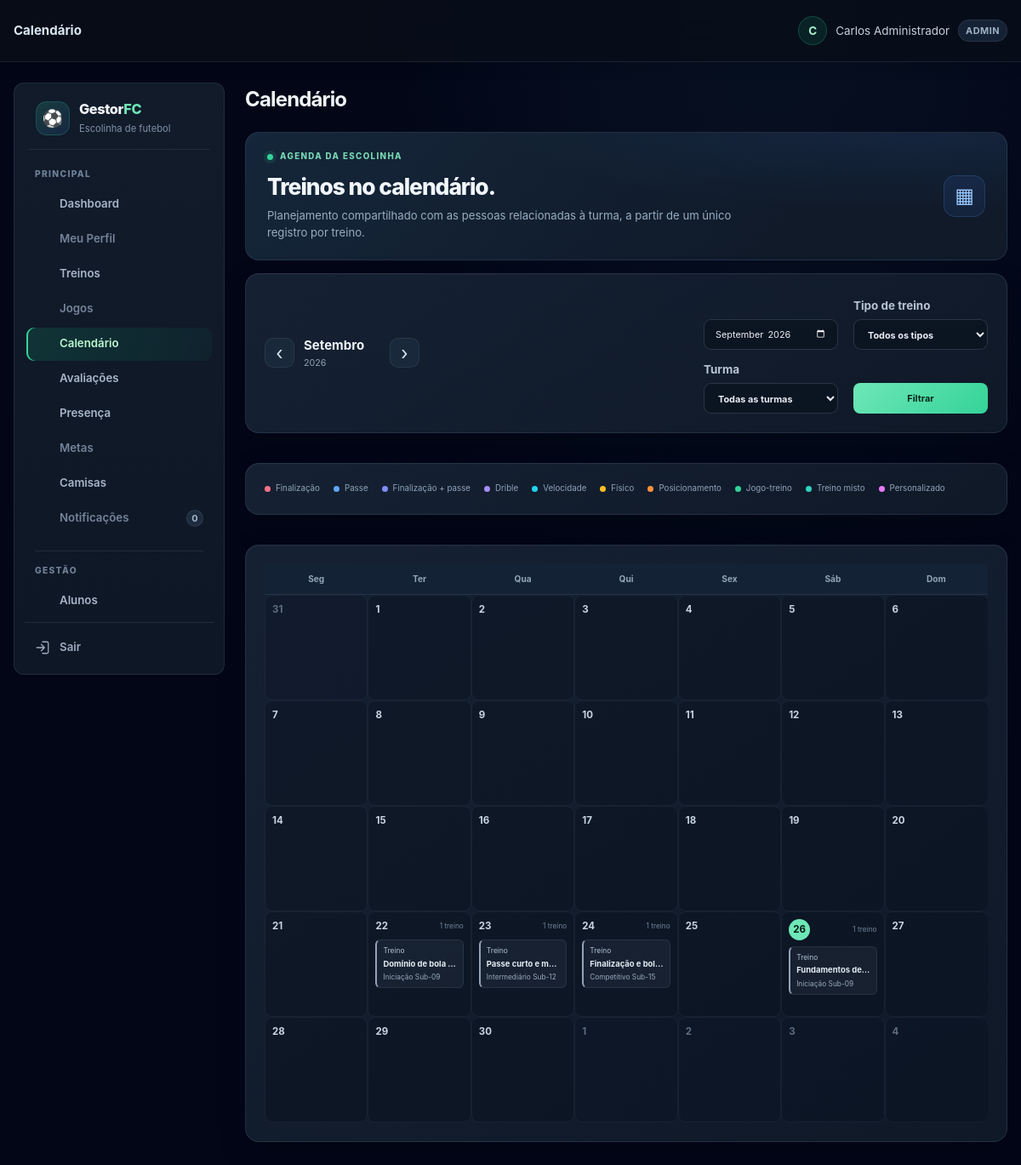
/calendario.php (signed in), run on the app's committed database.
### tables this page shows
CREATE TABLE TB_AULA (
    COD_AULA INT AUTO_INCREMENT PRIMARY KEY,
    COD_TURMA INT NOT NULL,
    DATA_AULA DATE NOT NULL,
    TEMA_TREINO VARCHAR(100) DEFAULT 'Fundamentos e Coletivo',
    HORARIO TIME NULL,
    OBJETIVO TEXT NULL,
    EXERCICIOS TEXT NULL,
    TIPO_TREINO VARCHAR(30) NULL,
    ATRIBUTOS_AVALIAVEIS_JSON JSON NULL,
    OBSERVACAO TEXT NULL,
    CRIADO_EM TIMESTAMP DEFAULT CURRENT_TIMESTAMP,
    FOREIGN KEY (COD_TURMA) REFERENCES TB_TURMA(COD_TURMA) ON DELETE CASCADE
);

CREATE TABLE TB_TURMA (
    COD_TURMA INT AUTO_INCREMENT PRIMARY KEY,
    COD_ESCOLINHA INT NOT NULL,
    COD_PROFESSOR INT NULL,
    NOME VARCHAR(50) NOT NULL,
    FAIXA_ETARIA VARCHAR(30) NOT NULL,
    DIAS_TREINO VARCHAR(100) NOT NULL,
    HORARIO VARCHAR(50) NOT NULL,
    CAPACIDADE INT DEFAULT 25,
    ATIVA TINYINT(1) DEFAULT 1,
    CRIADO_EM TIMESTAMP DEFAULT CURRENT_TIMESTAMP,
    FOREIGN KEY (COD_ESCOLINHA) REFERENCES TB_ESCOLINHA(COD_ESCOLINHA) ON DELETE CASCADE,
    FOREIGN KEY (COD_PROFESSOR) REFERENCES TB_USUARIO(COD_USUARIO) ON DELETE SET NULL
);

### includes/helpers.php (called while the page is built, shortened)
<?php
function e($value) {
    return htmlspecialchars((string) $value, ENT_QUOTES, 'UTF-8');
}

### includes/avaliacao_helpers.php (called while the page is built, shortened)
<?php
function avaliacaoCatalogoAtributos() {
    return [
        'velocidade' => 'Velocidade',
        'finalizacao' => 'Finalização',
        'passe' => 'Passe',
        'drible' => 'Drible',
        'fisico' => 'Físico',
        'posicionamento' => 'Posicionamento'
    ];
}
function avaliacaoTiposTreino() {
    return [
        'VELOCIDADE' => ['nome' => 'Velocidade', 'atributos' => ['velocidade']],
        'FINALIZACAO' => ['nome' => 'Finalização', 'atributos' => ['finalizacao']],
        'PASSE' => ['nome' => 'Passe', 'atributos' => ['passe']],
        'FINALIZACAO_PASSE' => ['nome' => 'Finalização + Passe', 'atributos' => ['finalizacao', 'passe']],
        'DRIBLE' => ['nome' => 'Drible', 'atributos' => ['drible']],
        'FISICO' => ['nome' => 'Preparação física', 'atributos' => ['fisico']],
        'POSICIONAMENTO' => ['nome' => 'Posicionamento', 'atributos' => ['posicionamento']],
        'JOGO_TREINO' => ['nome' => 'Jogo-treino', 'atributos' => array_keys(avaliacaoCatalogoAtributos())],
        'TREINO_MISTO' => ['nome' => 'Treino misto', 'atributos' => array_keys(avaliacaoCatalogoAtributos())],
        'TECNICO_GERAL' => ['nome' => 'Fundamentos gerais', 'atributos' => array_keys(avaliacaoCatalogoAtributos())],
        'PERSONALIZADO' => ['nome' => 'Personalizado', 'atributos' => null]
    ];
}

### calendario.php (the view, shortened to what this page needs)
<?php
require_once __DIR__ . '/includes/layout.php';
require_once __DIR__ . '/includes/avaliacao_helpers.php';
$db = getDB();
$escolinha = currentEscolinhaId();
$mesInformado = (string) ($_GET['mes'] ?? date('Y-m'));
$mesValido = DateTime::createFromFormat('!Y-m', $mesInformado);
$mesAtual = $mesValido && $mesValido->format('Y-m') === $mesInformado ? $mesValido : new DateTime('first day of this month');
$inicioMes = (clone $mesAtual)->modify('first day of this month');
$fimMes = (clone $inicioMes)->modify('last day of this month');
$inicioGrade = (clone $inicioMes)->modify('monday this week');
$fimGrade = (clone $fimMes)->modify('sunday this week');
$mesAnterior = (clone $inicioMes)->modify('-1 month')->format('Y-m');
$mesProximo = (clone $inicioMes)->modify('+1 month')->format('Y-m');
$tipos = avaliacaoTiposTreino();
$filtroTipo = (string) ($_GET['tipo'] ?? '');
if (!isset($tipos[$filtroTipo])) $filtroTipo = '';
$filtroTurma = (int) ($_GET['turma'] ?? 0);
$sqlEventos =
    'SELECT a.COD_AULA, a.DATA_AULA, TIME_FORMAT(a.HORARIO, "%H:%i") AS HORARIO,
            a.TEMA_TREINO, a.TIPO_TREINO, a.OBJETIVO, a.EXERCICIOS, a.OBSERVACAO,
            t.COD_TURMA, t.NOME AS TURMA, t.FAIXA_ETARIA, u.NOME AS PROFESSOR
     FROM TB_AULA a
     JOIN TB_TURMA t ON t.COD_TURMA = a.COD_TURMA
     LEFT JOIN TB_USUARIO u ON u.COD_USUARIO = t.COD_PROFESSOR
     WHERE t.COD_ESCOLINHA = ? AND t.ATIVA = 1 AND a.DATA_AULA BETWEEN ? AND ?';
$parametrosEventos = [$escolinha, $inicioGrade->format('Y-m-d'), $fimGrade->format('Y-m-d')];
$sqlEventos .= ' ORDER BY a.DATA_AULA, a.HORARIO, a.COD_AULA';
$consulta = $db->prepare($sqlEventos);
$consulta->execute($parametrosEventos);
$eventos = $consulta->fetchAll();
$eventosPorDia = [];
foreach ($eventos as $evento) {
    $eventosPorDia[$evento['DATA_AULA']][] = $evento;
}
$dias = [];
$cursor = clone $inicioGrade;
while ($cursor <= $fimGrade) {
    $data = $cursor->format('Y-m-d');
    $dias[] = ['data' => clone $cursor, 'eventos' => $eventosPorDia[$data] ?? []];
    $cursor = $cursor->modify('+1 day');
}
$nomesMeses = [1 => 'Janeiro', 2 => 'Fevereiro', 3 => 'Março', 4 => 'Abril', 5 => 'Maio', 6 => 'Junho', 7 => 'Julho', 8 => 'Agosto', 9 => 'Setembro', 10 => 'Outubro', 11 => 'Novembro', 12 => 'Dezembro'];
$nomesDias = ['Seg', 'Ter', 'Qua', 'Qui', 'Sex', 'Sáb', 'Dom'];
?>
<div class="calendario-page">
    <header class="calendario-hero"><div><p class="calendario-kicker"><span></span> AGENDA DA ESCOLINHA</p><h2>Treinos no calendário.</h2><p>Planejamento compartilhado com as pessoas relacionadas à turma, a partir de um único registro por treino.</p></div><span class="calendario-hero-icon" aria-hidden="true">▦</span></header>
    <section class="calendario-toolbar">
        <div class="calendario-navegacao-mes"><a href="calendario.php?mes=<?= e($mesAnterior) ?>&amp;tipo=<?= e($filtroTipo) ?>&amp;turma=<?= $filtroTurma ?>" aria-label="Mês anterior">‹</a><div><strong><?= e($nomesMeses[(int) $inicioMes->format('n')]) ?></strong><span><?= e($inicioMes->format('Y')) ?></span></div><a href="calendario.php?mes=<?= e($mesProximo) ?>&amp;tipo=<?= e($filtroTipo) ?>&amp;turma=<?= $filtroTurma ?>" aria-label="Próximo mês">›</a></div>
        <form method="get" class="calendario-filtros"><input type="month" name="mes" value="<?= e($inicioMes->format('Y-m')) ?>" aria-label="Mês"><label><span>Tipo de treino</span><select name="tipo"><option value="">Todos os tipos</option></select></label><label><span>Turma</span><select name="turma"><option value="0">Todas as turmas</option></select></label><button type="submit" class="calendario-aplicar-filtros">Filtrar</button></form>
    </section>
    <section class="calendario-legenda" aria-label="Legenda de tipos"><span><i class="tipo-finalizacao"></i>Finalização</span><span><i class="tipo-passe"></i>Passe</span><span><i class="tipo-finalizacao_passe"></i>Finalização + passe</span><span><i class="tipo-drible"></i>Drible</span><span><i class="tipo-velocidade"></i>Velocidade</span><span><i class="tipo-fisico"></i>Físico</span><span><i class="tipo-posicionamento"></i>Posicionamento</span><span><i class="tipo-jogo_treino"></i>Jogo-treino</span><span><i class="tipo-misto"></i>Treino misto</span><span><i class="tipo-personalizado"></i>Personalizado</span></section>
    <section class="calendario-mes-card" aria-label="Calendário mensal">
        <div class="calendario-dias-semana"><?php foreach ($nomesDias as $nomeDia): ?><span><?= e($nomeDia) ?></span><?php endforeach; ?></div>
        <div class="calendario-grade">
            <?php foreach ($dias as $dia):
                $dataDia = $dia['data'];
                $dentroDoMes = $dataDia->format('Y-m') === $inicioMes->format('Y-m');
                $hoje = $dataDia->format('Y-m-d') === date('Y-m-d');
                $diaClasses = 'calendario-dia' . ($dentroDoMes ? '' : ' fora-mes') . ($hoje ? ' hoje' : '') . ($dia['eventos'] ? ' tem-eventos' : '');
            ?>
                <article class="<?= e($diaClasses) ?>"><header><span class="calendario-dia-nome"><?= e($nomesDias[(int) $dataDia->format('N') - 1]) ?></span><strong><?= e($dataDia->format('j')) ?></strong><?php if ($dia['eventos']): ?><small><?= count($dia['eventos']) ?> <?= count($dia['eventos']) === 1 ? 'treino' : 'treinos' ?></small><?php endif; ?></header><div class="calendario-eventos-dia">
                    <?php foreach ($dia['eventos'] as $evento):
                        $tipoCodigo = (string) ($evento['TIPO_TREINO'] ?? '');
                        $mapaTipos = ['FINALIZACAO' => 'finalizacao', 'PASSE' => 'passe', 'FINALIZACAO_PASSE' => 'finalizacao_passe', 'DRIBLE' => 'drible', 'VELOCIDADE' => 'velocidade', 'FISICO' => 'fisico', 'POSICIONAMENTO' => 'posicionamento', 'JOGO_TREINO' => 'jogo_treino', 'TREINO_MISTO' => 'misto', 'TECNICO_GERAL' => 'misto', 'PERSONALIZADO' => 'personalizado'];
                        $classeTipo = $mapaTipos[$tipoCodigo] ?? 'outro';
                        $tipoNome = $tipos[$evento['TIPO_TREINO']]['nome'] ?? 'Tipo não definido';
                    ?>
                        <button type="button" class="calendario-evento tipo-<?= e($classeTipo) ?>" data-evento-titulo="<?= e($evento['TEMA_TREINO']) ?>" data-evento-tipo="<?= e($tipoNome) ?>" data-evento-data="<?= e(date('d/m/Y', strtotime($evento['DATA_AULA']))) ?>" data-evento-horario="<?= e($evento['HORARIO'] ?: 'Horário não informado') ?>" data-evento-turma="<?= e($evento['TURMA']) ?>" data-evento-categoria="<?= e($evento['FAIXA_ETARIA'] ?? '') ?>" data-evento-professor="<?= e($evento['PROFESSOR'] ?: 'Professor não informado') ?>" data-evento-objetivo="<?= e($evento['OBJETIVO'] ?: 'Objetivo não informado') ?>" data-evento-exercicios="<?= e($evento['EXERCICIOS'] ?: 'Exercícios não informados') ?>" data-evento-observacao="<?= e($evento['OBSERVACAO'] ?: 'Sem observações') ?>"><span class="calendario-evento-hora"><?= e($evento['HORARIO'] ?: 'Treino') ?></span><strong><?= e($evento['TEMA_TREINO']) ?></strong><small><?= e($evento['TURMA']) ?></small></button>
                    <?php endforeach; ?>
                </div></article>
            <?php endforeach; ?>
        </div>
    </section>
</div>

### data on the page
tb_aula: HORARIO "Treino", TEMA_TREINO "Domínio de bola…", COD_TURMA.NOME "Iniciação Sub-09"
tb_aula: HORARIO "Treino", TEMA_TREINO "Passe curto e m…", COD_TURMA.NOME "Intermediário Sub-12"
tb_aula: HORARIO "Treino", TEMA_TREINO "Finalização e bo…", COD_TURMA.NOME "Competitivo Sub-15"
tb_aula: HORARIO "Treino", TEMA_TREINO "Fundamentos d…", COD_TURMA.NOME "Iniciação Sub-09"

### other printed values
$title "Calendário"
$_SESSION['username'] "Carlos Administrador"
$_SESSION['user_role'] "ADMIN"
$label "Dashboard Treinos Calendário Avaliações Presença Camisas Alunos"
$label "Meu Perfil Jogos Metas Notificações"
$badge "0"
$nomesMeses[(int) $inicioMes->format('n')] "Setembro"
$inicioMes->format('Y') "2026"
$nomeDia "Seg"
$nomeDia "Ter"
$nomeDia "Qua"
$nomeDia "Qui"
$nomeDia "Sex"
$nomeDia "Sáb"
$nomeDia "Dom"
